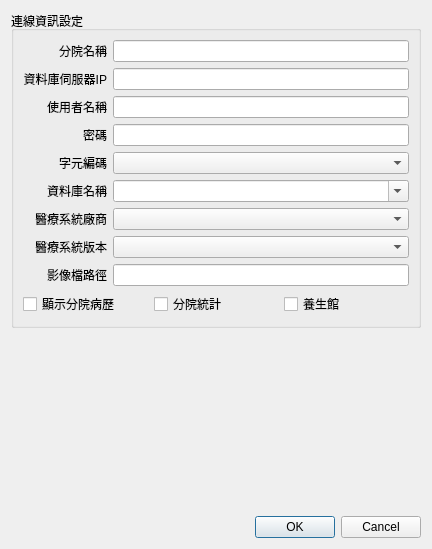
<?xml version="1.0" encoding="UTF-8"?>
<ui version="4.0">
 <class>Dialog_input_host</class>
 <widget class="QDialog" name="Dialog_input_host">
  <property name="windowModality">
   <enum>Qt::NonModal</enum>
  </property>
  <property name="geometry">
   <rect>
    <x>0</x>
    <y>0</y>
    <width>432</width>
    <height>549</height>
   </rect>
  </property>
  <property name="sizePolicy">
   <sizepolicy hsizetype="Preferred" vsizetype="Preferred">
    <horstretch>0</horstretch>
    <verstretch>0</verstretch>
   </sizepolicy>
  </property>
  <property name="windowTitle">
   <string>掛號費優待設定</string>
  </property>
  <property name="modal">
   <bool>false</bool>
  </property>
  <layout class="QVBoxLayout" name="verticalLayout">
   <item>
    <widget class="QGroupBox" name="groupBox">
     <property name="title">
      <string>連線資訊設定</string>
     </property>
     <property name="flat">
      <bool>true</bool>
     </property>
     <layout class="QGridLayout" name="gridLayout">
      <item row="3" column="1">
       <widget class="QLineEdit" name="lineEdit_password">
        <property name="echoMode">
         <enum>QLineEdit::Password</enum>
        </property>
       </widget>
      </item>
      <item row="1" column="1">
       <widget class="QLineEdit" name="lineEdit_host_name"/>
      </item>
      <item row="2" column="1">
       <widget class="QLineEdit" name="lineEdit_user_name"/>
      </item>
      <item row="10" column="0" colspan="2">
       <layout class="QGridLayout" name="gridLayout_2">
        <item row="0" column="0">
         <widget class="QCheckBox" name="checkBox_past_history">
          <property name="text">
           <string>顯示分院病歷</string>
          </property>
         </widget>
        </item>
        <item row="0" column="1">
         <widget class="QCheckBox" name="checkBox_statistic">
          <property name="text">
           <string>分院統計</string>
          </property>
         </widget>
        </item>
        <item row="0" column="2">
         <widget class="QCheckBox" name="checkBox_massage">
          <property name="text">
           <string>養生館</string>
          </property>
         </widget>
        </item>
       </layout>
      </item>
      <item row="8" column="1">
       <widget class="QComboBox" name="comboBox_HIS_version">
        <property name="editable">
         <bool>false</bool>
        </property>
       </widget>
      </item>
      <item row="3" column="0">
       <widget class="QLabel" name="label_3">
        <property name="text">
         <string>密碼</string>
        </property>
        <property name="alignment">
         <set>Qt::AlignRight|Qt::AlignTrailing|Qt::AlignVCenter</set>
        </property>
       </widget>
      </item>
      <item row="4" column="0">
       <widget class="QLabel" name="label_5">
        <property name="text">
         <string>字元編碼</string>
        </property>
        <property name="alignment">
         <set>Qt::AlignRight|Qt::AlignTrailing|Qt::AlignVCenter</set>
        </property>
       </widget>
      </item>
      <item row="2" column="0">
       <widget class="QLabel" name="label_2">
        <property name="text">
         <string>使用者名稱</string>
        </property>
        <property name="alignment">
         <set>Qt::AlignRight|Qt::AlignTrailing|Qt::AlignVCenter</set>
        </property>
       </widget>
      </item>
      <item row="8" column="0">
       <widget class="QLabel" name="label_7">
        <property name="text">
         <string>醫療系統版本</string>
        </property>
        <property name="alignment">
         <set>Qt::AlignRight|Qt::AlignTrailing|Qt::AlignVCenter</set>
        </property>
       </widget>
      </item>
      <item row="7" column="1">
       <widget class="QComboBox" name="comboBox_vendor">
        <property name="editable">
         <bool>false</bool>
        </property>
       </widget>
      </item>
      <item row="4" column="1">
       <widget class="QComboBox" name="comboBox_charset"/>
      </item>
      <item row="1" column="0">
       <widget class="QLabel" name="label">
        <property name="text">
         <string>資料庫伺服器IP</string>
        </property>
        <property name="alignment">
         <set>Qt::AlignRight|Qt::AlignTrailing|Qt::AlignVCenter</set>
        </property>
       </widget>
      </item>
      <item row="5" column="0">
       <widget class="QLabel" name="label_4">
        <property name="text">
         <string>資料庫名稱</string>
        </property>
        <property name="alignment">
         <set>Qt::AlignRight|Qt::AlignTrailing|Qt::AlignVCenter</set>
        </property>
       </widget>
      </item>
      <item row="7" column="0">
       <widget class="QLabel" name="label_6">
        <property name="text">
         <string>醫療系統廠商</string>
        </property>
        <property name="alignment">
         <set>Qt::AlignRight|Qt::AlignTrailing|Qt::AlignVCenter</set>
        </property>
       </widget>
      </item>
      <item row="0" column="0">
       <widget class="QLabel" name="label_8">
        <property name="text">
         <string>分院名稱</string>
        </property>
        <property name="alignment">
         <set>Qt::AlignRight|Qt::AlignTrailing|Qt::AlignVCenter</set>
        </property>
       </widget>
      </item>
      <item row="0" column="1">
       <widget class="QLineEdit" name="lineEdit_clinic_name"/>
      </item>
      <item row="5" column="1">
       <widget class="QComboBox" name="comboBox_database_name">
        <property name="editable">
         <bool>true</bool>
        </property>
       </widget>
      </item>
      <item row="9" column="0">
       <widget class="QLabel" name="label_9">
        <property name="text">
         <string>影像檔路徑</string>
        </property>
        <property name="alignment">
         <set>Qt::AlignRight|Qt::AlignTrailing|Qt::AlignVCenter</set>
        </property>
       </widget>
      </item>
      <item row="9" column="1">
       <widget class="QLineEdit" name="lineEdit_image_dir"/>
      </item>
     </layout>
    </widget>
   </item>
   <item>
    <spacer name="verticalSpacer">
     <property name="orientation">
      <enum>Qt::Vertical</enum>
     </property>
     <property name="sizeHint" stdset="0">
      <size>
       <width>20</width>
       <height>40</height>
      </size>
     </property>
    </spacer>
   </item>
   <item>
    <widget class="QDialogButtonBox" name="buttonBox">
     <property name="orientation">
      <enum>Qt::Horizontal</enum>
     </property>
     <property name="standardButtons">
      <set>QDialogButtonBox::Cancel|QDialogButtonBox::Ok</set>
     </property>
     <property name="centerButtons">
      <bool>false</bool>
     </property>
    </widget>
   </item>
  </layout>
 </widget>
 <tabstops>
  <tabstop>lineEdit_clinic_name</tabstop>
  <tabstop>lineEdit_host_name</tabstop>
  <tabstop>lineEdit_user_name</tabstop>
  <tabstop>lineEdit_password</tabstop>
  <tabstop>comboBox_charset</tabstop>
  <tabstop>comboBox_database_name</tabstop>
  <tabstop>comboBox_vendor</tabstop>
  <tabstop>comboBox_HIS_version</tabstop>
 </tabstops>
 <resources/>
 <connections>
  <connection>
   <sender>buttonBox</sender>
   <signal>accepted()</signal>
   <receiver>Dialog_input_host</receiver>
   <slot>accept()</slot>
   <hints>
    <hint type="sourcelabel">
     <x>248</x>
     <y>254</y>
    </hint>
    <hint type="destinationlabel">
     <x>157</x>
     <y>274</y>
    </hint>
   </hints>
  </connection>
  <connection>
   <sender>buttonBox</sender>
   <signal>rejected()</signal>
   <receiver>Dialog_input_host</receiver>
   <slot>reject()</slot>
   <hints>
    <hint type="sourcelabel">
     <x>316</x>
     <y>260</y>
    </hint>
    <hint type="destinationlabel">
     <x>286</x>
     <y>274</y>
    </hint>
   </hints>
  </connection>
 </connections>
</ui>
